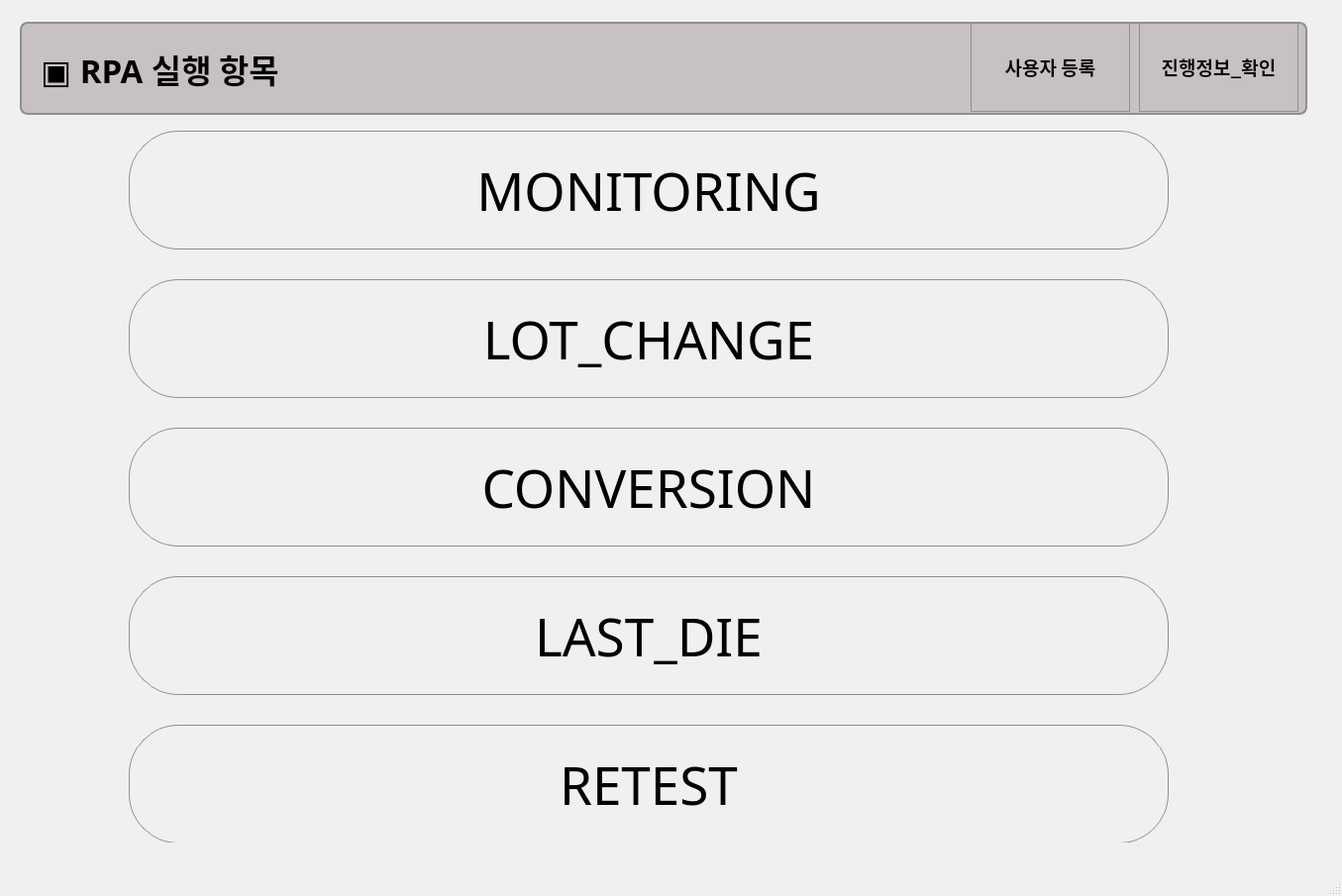
<?xml version="1.0" encoding="UTF-8"?>
<ui version="4.0">
 <class>TOTAL</class>
 <widget class="QMainWindow" name="TOTAL">
  <property name="geometry">
   <rect>
    <x>0</x>
    <y>0</y>
    <width>1355</width>
    <height>905</height>
   </rect>
  </property>
  <property name="windowTitle">
   <string>MainWindow</string>
  </property>
  <widget class="QWidget" name="centralwidget">
   <widget class="QTabWidget" name="tabWidget">
    <property name="geometry">
     <rect>
      <x>10</x>
      <y>-40</y>
      <width>1341</width>
      <height>891</height>
     </rect>
    </property>
    <property name="styleSheet">
     <string notr="true">QTabWidget::pane {
    background-color: #F0F0F0;
    border: none;
}

QTabBar::tab {
    background-color: #E0E0E0;
    padding: 8px;
    border: 1px solid #D0D0D0;
    border-bottom: none;
    border-top-left-radius: 4px;
    border-top-right-radius: 4px;
}

QTabBar::tab:selected {
    background-color: #F0F0F0;
    border-bottom: 1px solid #F0F0F0;
}

QTabBar::tab:hover {
    background-color: #F8F8F8;
}
</string>
    </property>
    <property name="currentIndex">
     <number>0</number>
    </property>
    <widget class="QWidget" name="Main_tab">
     <attribute name="title">
      <string>Main</string>
     </attribute>
     <widget class="QLabel" name="label_3">
      <property name="geometry">
       <rect>
        <x>10</x>
        <y>30</y>
        <width>1300</width>
        <height>94</height>
       </rect>
      </property>
      <property name="font">
       <font>
        <family>굴림</family>
        <pointsize>25</pointsize>
        <weight>75</weight>
        <italic>false</italic>
        <bold>true</bold>
       </font>
      </property>
      <property name="styleSheet">
       <string notr="true">QWidget {
    /* 배경색 설정 */
    background-color: #c7c1c1;

    /* 테두리 설정 */
    border: 2px solid #8f8f91;
    border-radius: 8px; /* 둥근 모서리 */

    /* 내부 여백 설정 */
    padding: 10px;

    /* 텍스트 기본 설정 */
    font: bold 25pt &quot;굴림&quot;; /* 폰트 설정 및 bold 적용 */
    color: #000000; /* 텍스트 색상 */

    /* 최소 및 최대 높이 설정 */
    min-height: 70px;
    max-height: 70px;
}
</string>
      </property>
      <property name="text">
       <string>▣ RPA 실행 항목</string>
      </property>
     </widget>
     <widget class="QPushButton" name="PUSH_MONITORING">
      <property name="geometry">
       <rect>
        <x>1140</x>
        <y>30</y>
        <width>161</width>
        <height>91</height>
       </rect>
      </property>
      <property name="font">
       <font>
        <family>굴림</family>
        <pointsize>14</pointsize>
        <weight>75</weight>
        <bold>true</bold>
       </font>
      </property>
      <property name="styleSheet">
       <string notr="true">QPushButton {
    background-color: qlineargradient(x1:0, y1:0, x2:0, y2:1, 
        stop:0 #7ee137, stop:1 #dadbde);
    border: 1px solid #8f8f91;
    border-radius: 50px;
    padding: 5px;
    min-width: 80px;
    min-height: 30px;
    box-shadow: 0 3px 0 rgba(0,0,0,0.1);
}

QPushButton:hover {
    background-color: qlineargradient(x1:0, y1:0, x2:0, y2:1, 
        stop:0 #dadbde, stop:1 #f6f7fa);
}

QPushButton:pressed {
    background-color: qlineargradient(x1:0, y1:0, x2:0, y2:1, 
        stop:0 #d7d8db, stop:1 #f6f7fa);
    border: 1px solid #3a3939;
    box-shadow: 0 1px 0 rgba(0,0,0,0.1);
    transform: translateY(2px);
}
</string>
      </property>
      <property name="text">
       <string>진행정보_확인</string>
      </property>
     </widget>
     <widget class="QPushButton" name="PUSH_RETEST">
      <property name="geometry">
       <rect>
        <x>120</x>
        <y>740</y>
        <width>1050</width>
        <height>120</height>
       </rect>
      </property>
      <property name="font">
       <font>
        <family>굴림</family>
        <pointsize>40</pointsize>
       </font>
      </property>
      <property name="styleSheet">
       <string notr="true">QPushButton {
    background-color: qlineargradient(x1:0, y1:0, x2:0, y2:1, 
        stop:0 #7ee137, stop:1 #dadbde);
    border: 1px solid #8f8f91;
    border-radius: 50px;
    padding: 5px;
    min-width: 80px;
    min-height: 30px;
    box-shadow: 0 3px 0 rgba(0,0,0,0.1);
}

QPushButton:hover {
    background-color: qlineargradient(x1:0, y1:0, x2:0, y2:1, 
        stop:0 #dadbde, stop:1 #f6f7fa);
}

QPushButton:pressed {
    background-color: qlineargradient(x1:0, y1:0, x2:0, y2:1, 
        stop:0 #d7d8db, stop:1 #f6f7fa);
    border: 1px solid #3a3939;
    box-shadow: 0 1px 0 rgba(0,0,0,0.1);
    transform: translateY(2px);
}
</string>
      </property>
      <property name="text">
       <string>RETEST</string>
      </property>
     </widget>
     <widget class="QPushButton" name="PUSH_LAST_DIE">
      <property name="geometry">
       <rect>
        <x>120</x>
        <y>590</y>
        <width>1050</width>
        <height>120</height>
       </rect>
      </property>
      <property name="font">
       <font>
        <family>굴림</family>
        <pointsize>40</pointsize>
       </font>
      </property>
      <property name="styleSheet">
       <string notr="true">QPushButton {
    background-color: qlineargradient(x1:0, y1:0, x2:0, y2:1, 
        stop:0 #7ee137, stop:1 #dadbde);
    border: 1px solid #8f8f91;
    border-radius: 50px;
    padding: 5px;
    min-width: 80px;
    min-height: 30px;
    box-shadow: 0 3px 0 rgba(0,0,0,0.1);
}

QPushButton:hover {
    background-color: qlineargradient(x1:0, y1:0, x2:0, y2:1, 
        stop:0 #dadbde, stop:1 #f6f7fa);
}

QPushButton:pressed {
    background-color: qlineargradient(x1:0, y1:0, x2:0, y2:1, 
        stop:0 #d7d8db, stop:1 #f6f7fa);
    border: 1px solid #3a3939;
    box-shadow: 0 1px 0 rgba(0,0,0,0.1);
    transform: translateY(2px);
}
</string>
      </property>
      <property name="text">
       <string>LAST_DIE</string>
      </property>
     </widget>
     <widget class="QPushButton" name="PUSH_LOT_CHANGE">
      <property name="geometry">
       <rect>
        <x>120</x>
        <y>290</y>
        <width>1050</width>
        <height>120</height>
       </rect>
      </property>
      <property name="font">
       <font>
        <family>굴림</family>
        <pointsize>40</pointsize>
       </font>
      </property>
      <property name="styleSheet">
       <string notr="true">QPushButton {
    background-color: qlineargradient(x1:0, y1:0, x2:0, y2:1, 
        stop:0 #7ee137, stop:1 #dadbde);
    border: 1px solid #8f8f91;
    border-radius: 50px;
    padding: 5px;
    min-width: 80px;
    min-height: 30px;
    box-shadow: 0 3px 0 rgba(0,0,0,0.1);
}

QPushButton:hover {
    background-color: qlineargradient(x1:0, y1:0, x2:0, y2:1, 
        stop:0 #dadbde, stop:1 #f6f7fa);
}

QPushButton:pressed {
    background-color: qlineargradient(x1:0, y1:0, x2:0, y2:1, 
        stop:0 #d7d8db, stop:1 #f6f7fa);
    border: 1px solid #3a3939;
    box-shadow: 0 1px 0 rgba(0,0,0,0.1);
    transform: translateY(2px);
}
</string>
      </property>
      <property name="text">
       <string>LOT_CHANGE</string>
      </property>
     </widget>
     <widget class="QPushButton" name="PUSH_MONITORING_DATA">
      <property name="geometry">
       <rect>
        <x>120</x>
        <y>140</y>
        <width>1050</width>
        <height>120</height>
       </rect>
      </property>
      <property name="font">
       <font>
        <family>굴림</family>
        <pointsize>40</pointsize>
       </font>
      </property>
      <property name="styleSheet">
       <string notr="true">QPushButton {
    background-color: qlineargradient(x1:0, y1:0, x2:0, y2:1, 
        stop:0 #7ee137, stop:1 #dadbde);
    border: 1px solid #8f8f91;
    border-radius: 50px;
    padding: 5px;
    min-width: 80px;
    min-height: 30px;
    box-shadow: 0 3px 0 rgba(0,0,0,0.1);
}

QPushButton:hover {
    background-color: qlineargradient(x1:0, y1:0, x2:0, y2:1, 
        stop:0 #dadbde, stop:1 #f6f7fa);
}

QPushButton:pressed {
    background-color: qlineargradient(x1:0, y1:0, x2:0, y2:1, 
        stop:0 #d7d8db, stop:1 #f6f7fa);
    border: 1px solid #3a3939;
    box-shadow: 0 1px 0 rgba(0,0,0,0.1);
    transform: translateY(2px);
}
</string>
      </property>
      <property name="text">
       <string>MONITORING</string>
      </property>
     </widget>
     <widget class="QPushButton" name="PUSH_CONVERSION">
      <property name="geometry">
       <rect>
        <x>120</x>
        <y>440</y>
        <width>1050</width>
        <height>120</height>
       </rect>
      </property>
      <property name="font">
       <font>
        <family>굴림</family>
        <pointsize>40</pointsize>
       </font>
      </property>
      <property name="styleSheet">
       <string notr="true">QPushButton {
    background-color: qlineargradient(x1:0, y1:0, x2:0, y2:1, 
        stop:0 #7ee137, stop:1 #dadbde);
    border: 1px solid #8f8f91;
    border-radius: 50px;
    padding: 5px;
    min-width: 80px;
    min-height: 30px;
    box-shadow: 0 3px 0 rgba(0,0,0,0.1);
}

QPushButton:hover {
    background-color: qlineargradient(x1:0, y1:0, x2:0, y2:1, 
        stop:0 #dadbde, stop:1 #f6f7fa);
}

QPushButton:pressed {
    background-color: qlineargradient(x1:0, y1:0, x2:0, y2:1, 
        stop:0 #d7d8db, stop:1 #f6f7fa);
    border: 1px solid #3a3939;
    box-shadow: 0 1px 0 rgba(0,0,0,0.1);
    transform: translateY(2px);
}
</string>
      </property>
      <property name="text">
       <string>CONVERSION</string>
      </property>
     </widget>
     <widget class="QPushButton" name="PUSH_USER_INFO">
      <property name="geometry">
       <rect>
        <x>970</x>
        <y>30</y>
        <width>161</width>
        <height>91</height>
       </rect>
      </property>
      <property name="font">
       <font>
        <family>굴림</family>
        <pointsize>14</pointsize>
        <weight>75</weight>
        <bold>true</bold>
       </font>
      </property>
      <property name="styleSheet">
       <string notr="true">QPushButton {
    background-color: qlineargradient(x1:0, y1:0, x2:0, y2:1, 
        stop:0 #7ee137, stop:1 #dadbde);
    border: 1px solid #8f8f91;
    border-radius: 50px;
    padding: 5px;
    min-width: 80px;
    min-height: 30px;
    box-shadow: 0 3px 0 rgba(0,0,0,0.1);
}

QPushButton:hover {
    background-color: qlineargradient(x1:0, y1:0, x2:0, y2:1, 
        stop:0 #dadbde, stop:1 #f6f7fa);
}

QPushButton:pressed {
    background-color: qlineargradient(x1:0, y1:0, x2:0, y2:1, 
        stop:0 #d7d8db, stop:1 #f6f7fa);
    border: 1px solid #3a3939;
    box-shadow: 0 1px 0 rgba(0,0,0,0.1);
    transform: translateY(2px);
}
</string>
      </property>
      <property name="text">
       <string>사용자 등록</string>
      </property>
     </widget>
    </widget>
    <widget class="QWidget" name="Reference_tab">
     <attribute name="title">
      <string>Reference</string>
     </attribute>
     <widget class="QWidget" name="gridLayoutWidget">
      <property name="geometry">
       <rect>
        <x>30</x>
        <y>60</y>
        <width>1291</width>
        <height>761</height>
       </rect>
      </property>
      <layout class="QGridLayout" name="gridLayout_2">
       <item row="1" column="1">
        <widget class="QTableView" name="PC_TABLE">
         <property name="styleSheet">
          <string notr="true">QTableView {
    background-color: qlineargradient(x1:0, y1:0, x2:0, y2:1,
        stop:0 #f0f0f0, stop:1 #d0d0d0);
    border: 2px solid #a0a0a0;
    border-radius: 10px;
    selection-background-color: qlineargradient(x1:0, y1:0, x2:0, y2:1,
        stop:0 #4a90d9, stop:1 #3570b0);
    font: 75 8pt &quot;맑은 고딕&quot;;
}

QHeaderView::section {
    background-color: qlineargradient(x1:0, y1:0, x2:0, y2:1,
        stop:0 #5c5c5c, stop:1 #353535);
    color: white;
    padding: 5px;
    border: 1px solid #2c2c2c;
    border-radius: 5px;
}

QTableView::item:selected {
    background-color: qlineargradient(x1:0, y1:0, x2:0, y2:1,
        stop:0 #4a90d9, stop:1 #3570b0);
    color: white;
}
</string>
         </property>
        </widget>
       </item>
       <item row="1" column="2">
        <widget class="QTableView" name="PIB_TABLE">
         <property name="styleSheet">
          <string notr="true">QTableView {
    background-color: qlineargradient(x1:0, y1:0, x2:0, y2:1,
        stop:0 #f0f0f0, stop:1 #d0d0d0);
    border: 2px solid #a0a0a0;
    border-radius: 10px;
    selection-background-color: qlineargradient(x1:0, y1:0, x2:0, y2:1,
        stop:0 #4a90d9, stop:1 #3570b0);
    font: 75 8pt &quot;맑은 고딕&quot;;
}

QHeaderView::section {
    background-color: qlineargradient(x1:0, y1:0, x2:0, y2:1,
        stop:0 #5c5c5c, stop:1 #353535);
    color: white;
    padding: 5px;
    border: 1px solid #2c2c2c;
    border-radius: 5px;
}

QTableView::item:selected {
    background-color: qlineargradient(x1:0, y1:0, x2:0, y2:1,
        stop:0 #4a90d9, stop:1 #3570b0);
    color: white;
}
</string>
         </property>
        </widget>
       </item>
       <item row="0" column="0">
        <widget class="QLabel" name="label_2">
         <property name="font">
          <font>
           <family>굴림</family>
           <pointsize>20</pointsize>
           <weight>75</weight>
           <italic>false</italic>
           <bold>true</bold>
          </font>
         </property>
         <property name="styleSheet">
          <string notr="true">QWidget {
    /* 배경색 설정 */
    background-color: #c7c1c1;

    /* 테두리 설정 */
    border: 2px solid #8f8f91;
    border-radius: 8px; /* 둥근 모서리 */

    /* 내부 여백 설정 */
    padding: 10px;

    /* 텍스트 기본 설정 */
    font: bold 20pt &quot;굴림&quot;; /* 폰트 설정 및 bold 적용 */
    color: #000000; /* 텍스트 색상 */

    /* 최소 및 최대 높이 설정 */
    min-height: 20px;
    max-height: 20px;
}
</string>
         </property>
         <property name="text">
          <string>LOT</string>
         </property>
         <property name="alignment">
          <set>Qt::AlignCenter</set>
         </property>
        </widget>
       </item>
       <item row="2" column="2">
        <widget class="QPushButton" name="INSERT_BUTTON_1">
         <property name="styleSheet">
          <string notr="true">QPushButton {
    /* 위에서 아래로 그라데이션 배경 설정 */
    background-color: qlineargradient(x1:0, y1:0, x2:0, y2:1, 
                                      stop:0 #f6f7fa, stop:1 #dadbde);

    /* 버튼 테두리 설정 */
    border: 1px solid #8f8f91;

    /* 모서리를 둥글게 만듦 */
    border-radius: 3px;

    /* 버튼 내부 여백 */
    padding: 5px;

    /* 최소 크기 설정 */
    min-width: 30px;
    min-height: 30px;
}

QPushButton:hover {
    /* 호버 시 배경색 변경 */
    background-color: qlineargradient(x1:0, y1:0, x2:0, y2:1, 
                                      stop:0 #dadbde, stop:1 #7ee137);
}

QPushButton:pressed {
    /* 눌렀을 때 배경색 변경 */
    background-color: qlineargradient(x1:0, y1:0, x2:0, y2:1, 
                                      stop:0 #d7d8db, stop:1 #7ee137);

    /* 테두리 색상 변경 */
    border: 1px solid #3a3939;
}
</string>
         </property>
         <property name="text">
          <string>DATA 입력</string>
         </property>
        </widget>
       </item>
       <item row="3" column="2">
        <widget class="QPushButton" name="CLOSE_BUTTON_1">
         <property name="styleSheet">
          <string notr="true">QPushButton {
    /* 위에서 아래로 그라데이션 배경 설정 */
    background-color: qlineargradient(x1:0, y1:0, x2:0, y2:1, 
                                      stop:0 #f6f7fa, stop:1 #dadbde);

    /* 버튼 테두리 설정 */
    border: 1px solid #8f8f91;

    /* 모서리를 둥글게 만듦 */
    border-radius: 3px;

    /* 버튼 내부 여백 */
    padding: 5px;

    /* 최소 크기 설정 */
    min-width: 30px;
    min-height: 30px;
}

QPushButton:hover {
    /* 호버 시 배경색 변경 */
    background-color: qlineargradient(x1:0, y1:0, x2:0, y2:1, 
                                      stop:0 #dadbde, stop:1 #ca0c06);
}

QPushButton:pressed {
    /* 눌렀을 때 배경색 변경 */
    background-color: qlineargradient(x1:0, y1:0, x2:0, y2:1, 
                                      stop:0 #d7d8db, stop:1 #ca0c06);

    /* 테두리 색상 변경 */
    border: 1px solid #3a3939;
}
</string>
         </property>
         <property name="text">
          <string>CLOSE</string>
         </property>
        </widget>
       </item>
       <item row="1" column="0">
        <widget class="QTableView" name="LOT_TABLE">
         <property name="styleSheet">
          <string notr="true">QTableView {
    background-color: qlineargradient(x1:0, y1:0, x2:0, y2:1,
        stop:0 #f0f0f0, stop:1 #d0d0d0);
    border: 2px solid #a0a0a0;
    border-radius: 10px;
    selection-background-color: qlineargradient(x1:0, y1:0, x2:0, y2:1,
        stop:0 #4a90d9, stop:1 #3570b0);
    font: 75 8pt &quot;맑은 고딕&quot;;
}

QHeaderView::section {
    background-color: qlineargradient(x1:0, y1:0, x2:0, y2:1,
        stop:0 #5c5c5c, stop:1 #353535);
    color: white;
    padding: 5px;
    border: 1px solid #2c2c2c;
    border-radius: 5px;
}

QTableView::item:selected {
    background-color: qlineargradient(x1:0, y1:0, x2:0, y2:1,
        stop:0 #4a90d9, stop:1 #3570b0);
    color: white;
}
</string>
         </property>
        </widget>
       </item>
       <item row="0" column="1">
        <widget class="QLabel" name="label_4">
         <property name="font">
          <font>
           <family>굴림</family>
           <pointsize>20</pointsize>
           <weight>75</weight>
           <italic>false</italic>
           <bold>true</bold>
          </font>
         </property>
         <property name="styleSheet">
          <string notr="true">QWidget {
    /* 배경색 설정 */
    background-color: #c7c1c1;

    /* 테두리 설정 */
    border: 2px solid #8f8f91;
    border-radius: 8px; /* 둥근 모서리 */

    /* 내부 여백 설정 */
    padding: 10px;

    /* 텍스트 기본 설정 */
    font: bold 20pt &quot;굴림&quot;; /* 폰트 설정 및 bold 적용 */
    color: #000000; /* 텍스트 색상 */

    /* 최소 및 최대 높이 설정 */
    min-height: 20px;
    max-height: 20px;
}
</string>
         </property>
         <property name="text">
          <string>PROBE CARD</string>
         </property>
         <property name="alignment">
          <set>Qt::AlignCenter</set>
         </property>
        </widget>
       </item>
       <item row="0" column="2">
        <widget class="QLabel" name="label_5">
         <property name="font">
          <font>
           <family>굴림</family>
           <pointsize>20</pointsize>
           <weight>75</weight>
           <italic>false</italic>
           <bold>true</bold>
          </font>
         </property>
         <property name="styleSheet">
          <string notr="true">QWidget {
    /* 배경색 설정 */
    background-color: #c7c1c1;

    /* 테두리 설정 */
    border: 2px solid #8f8f91;
    border-radius: 8px; /* 둥근 모서리 */

    /* 내부 여백 설정 */
    padding: 10px;

    /* 텍스트 기본 설정 */
    font: bold 20pt &quot;굴림&quot;; /* 폰트 설정 및 bold 적용 */
    color: #000000; /* 텍스트 색상 */

    /* 최소 및 최대 높이 설정 */
    min-height: 20px;
    max-height: 20px;
}
</string>
         </property>
         <property name="text">
          <string>PIB</string>
         </property>
         <property name="alignment">
          <set>Qt::AlignCenter</set>
         </property>
        </widget>
       </item>
      </layout>
     </widget>
    </widget>
    <widget class="QWidget" name="Monitor_tab">
     <attribute name="title">
      <string>Monitor</string>
     </attribute>
     <widget class="QTextBrowser" name="textBrowser">
      <property name="geometry">
       <rect>
        <x>260</x>
        <y>180</y>
        <width>671</width>
        <height>74</height>
       </rect>
      </property>
      <property name="styleSheet">
       <string notr="true">QWidget {
    /* 배경색 설정 */
    background-color: #bdeaf4;

    /* 테두리 설정 */
    border: 2px solid #8f8f91;
    border-radius: 8px; /* 둥근 모서리 */

    /* 내부 여백 설정 */
    padding: 10px;

    /* 텍스트 기본 설정 */
    font: bold 20pt &quot;굴림&quot;; /* 폰트 설정 및 bold 적용 */
    color: #000000; /* 텍스트 색상 */

    /* 최소 및 최대 높이 설정 */
    min-height: 50px;
    max-height: 50px;
}
</string>
      </property>
     </widget>
     <widget class="QTextBrowser" name="textBrowser_2">
      <property name="geometry">
       <rect>
        <x>260</x>
        <y>270</y>
        <width>671</width>
        <height>74</height>
       </rect>
      </property>
      <property name="styleSheet">
       <string notr="true">QWidget {
    /* 배경색 설정 */
    background-color: #bdeaf4;

    /* 테두리 설정 */
    border: 2px solid #8f8f91;
    border-radius: 8px; /* 둥근 모서리 */

    /* 내부 여백 설정 */
    padding: 10px;

    /* 텍스트 기본 설정 */
    font: bold 20pt &quot;굴림&quot;; /* 폰트 설정 및 bold 적용 */
    color: #000000; /* 텍스트 색상 */

    /* 최소 및 최대 높이 설정 */
    min-height: 50px;
    max-height: 50px;
}
</string>
      </property>
     </widget>
     <widget class="QTextBrowser" name="textBrowser_3">
      <property name="geometry">
       <rect>
        <x>260</x>
        <y>360</y>
        <width>671</width>
        <height>74</height>
       </rect>
      </property>
      <property name="styleSheet">
       <string notr="true">QWidget {
    /* 배경색 설정 */
    background-color: #bdeaf4;

    /* 테두리 설정 */
    border: 2px solid #8f8f91;
    border-radius: 8px; /* 둥근 모서리 */

    /* 내부 여백 설정 */
    padding: 10px;

    /* 텍스트 기본 설정 */
    font: bold 20pt &quot;굴림&quot;; /* 폰트 설정 및 bold 적용 */
    color: #000000; /* 텍스트 색상 */

    /* 최소 및 최대 높이 설정 */
    min-height: 50px;
    max-height: 50px;
}
</string>
      </property>
     </widget>
     <widget class="QTextBrowser" name="textBrowser_4">
      <property name="geometry">
       <rect>
        <x>260</x>
        <y>450</y>
        <width>671</width>
        <height>74</height>
       </rect>
      </property>
      <property name="styleSheet">
       <string notr="true">QWidget {
    /* 배경색 설정 */
    background-color: #bdeaf4;

    /* 테두리 설정 */
    border: 2px solid #8f8f91;
    border-radius: 8px; /* 둥근 모서리 */

    /* 내부 여백 설정 */
    padding: 10px;

    /* 텍스트 기본 설정 */
    font: bold 20pt &quot;굴림&quot;; /* 폰트 설정 및 bold 적용 */
    color: #000000; /* 텍스트 색상 */

    /* 최소 및 최대 높이 설정 */
    min-height: 50px;
    max-height: 50px;
}
</string>
      </property>
     </widget>
     <widget class="QTextBrowser" name="textBrowser_5">
      <property name="geometry">
       <rect>
        <x>260</x>
        <y>540</y>
        <width>671</width>
        <height>74</height>
       </rect>
      </property>
      <property name="styleSheet">
       <string notr="true">QWidget {
    /* 배경색 설정 */
    background-color: #bdeaf4;

    /* 테두리 설정 */
    border: 2px solid #8f8f91;
    border-radius: 8px; /* 둥근 모서리 */

    /* 내부 여백 설정 */
    padding: 10px;

    /* 텍스트 기본 설정 */
    font: bold 20pt &quot;굴림&quot;; /* 폰트 설정 및 bold 적용 */
    color: #000000; /* 텍스트 색상 */

    /* 최소 및 최대 높이 설정 */
    min-height: 50px;
    max-height: 50px;
}
</string>
      </property>
     </widget>
     <widget class="QTextBrowser" name="textBrowser_6">
      <property name="geometry">
       <rect>
        <x>260</x>
        <y>630</y>
        <width>671</width>
        <height>74</height>
       </rect>
      </property>
      <property name="styleSheet">
       <string notr="true">QWidget {
    /* 배경색 설정 */
    background-color: #bdeaf4;

    /* 테두리 설정 */
    border: 2px solid #8f8f91;
    border-radius: 8px; /* 둥근 모서리 */

    /* 내부 여백 설정 */
    padding: 10px;

    /* 텍스트 기본 설정 */
    font: bold 20pt &quot;굴림&quot;; /* 폰트 설정 및 bold 적용 */
    color: #000000; /* 텍스트 색상 */

    /* 최소 및 최대 높이 설정 */
    min-height: 50px;
    max-height: 50px;
}
</string>
      </property>
     </widget>
     <widget class="QTextBrowser" name="textBrowser_7">
      <property name="geometry">
       <rect>
        <x>260</x>
        <y>720</y>
        <width>671</width>
        <height>74</height>
       </rect>
      </property>
      <property name="styleSheet">
       <string notr="true">QWidget {
    /* 배경색 설정 */
    background-color: #bdeaf4;

    /* 테두리 설정 */
    border: 2px solid #8f8f91;
    border-radius: 8px; /* 둥근 모서리 */

    /* 내부 여백 설정 */
    padding: 10px;

    /* 텍스트 기본 설정 */
    font: bold 20pt &quot;굴림&quot;; /* 폰트 설정 및 bold 적용 */
    color: #000000; /* 텍스트 색상 */

    /* 최소 및 최대 높이 설정 */
    min-height: 50px;
    max-height: 50px;
}
</string>
      </property>
     </widget>
     <widget class="QPushButton" name="PUSH_HOME">
      <property name="geometry">
       <rect>
        <x>970</x>
        <y>170</y>
        <width>301</width>
        <height>81</height>
       </rect>
      </property>
      <property name="font">
       <font>
        <family>굴림</family>
        <pointsize>20</pointsize>
        <weight>75</weight>
        <bold>true</bold>
       </font>
      </property>
      <property name="styleSheet">
       <string notr="true">QPushButton {
    /* 위에서 아래로 그라데이션 배경 설정 */
    background-color: qlineargradient(x1:0, y1:0, x2:0, y2:1, 
                                      stop:0 #f5af46, stop:1 #dadbde);

    /* 버튼 테두리 설정 */
    border: 1px solid #8f8f91;

    /* 모서리를 둥글게 만듦 */
    border-radius: 6px;

    /* 버튼 내부 여백 */
    padding: 5px;

    /* 최소 크기 설정 */
    min-width: 80px;
    min-height: 30px;

    /* 그림자 효과 추가 */
    box-shadow: 0px 3px 5px rgba(0, 0, 0, 0.2);
}

QPushButton:hover {
    /* 호버 시 배경색 변경 */
    background-color: qlineargradient(x1:0, y1:0, x2:0, y2:1, 
                                      stop:0 #dadbde, stop:1 #f6f7fa);
}

QPushButton:pressed {
    /* 눌렀을 때 배경색 변경 */
    background-color: qlineargradient(x1:0, y1:0, x2:0, y2:1, 
                                      stop:0 #d7d8db, stop:1 #f6f7fa);

    /* 테두리 색상 변경 */
    border: 1px solid #3a3939;
}
</string>
      </property>
      <property name="text">
       <string>HOME</string>
      </property>
     </widget>
     <widget class="QPushButton" name="PUSH_CLEAR">
      <property name="geometry">
       <rect>
        <x>970</x>
        <y>270</y>
        <width>301</width>
        <height>81</height>
       </rect>
      </property>
      <property name="font">
       <font>
        <family>굴림</family>
        <pointsize>20</pointsize>
        <weight>75</weight>
        <bold>true</bold>
       </font>
      </property>
      <property name="styleSheet">
       <string notr="true">QPushButton {
    /* 위에서 아래로 그라데이션 배경 설정 */
    background-color: qlineargradient(x1:0, y1:0, x2:0, y2:1, 
                                      stop:0 #f5af46, stop:1 #dadbde);

    /* 버튼 테두리 설정 */
    border: 1px solid #8f8f91;

    /* 모서리를 둥글게 만듦 */
    border-radius: 6px;

    /* 버튼 내부 여백 */
    padding: 5px;

    /* 최소 크기 설정 */
    min-width: 80px;
    min-height: 30px;

    /* 그림자 효과 추가 */
    box-shadow: 0px 3px 5px rgba(0, 0, 0, 0.2);
}

QPushButton:hover {
    /* 호버 시 배경색 변경 */
    background-color: qlineargradient(x1:0, y1:0, x2:0, y2:1, 
                                      stop:0 #dadbde, stop:1 #f6f7fa);
}

QPushButton:pressed {
    /* 눌렀을 때 배경색 변경 */
    background-color: qlineargradient(x1:0, y1:0, x2:0, y2:1, 
                                      stop:0 #d7d8db, stop:1 #f6f7fa);

    /* 테두리 색상 변경 */
    border: 1px solid #3a3939;
}
</string>
      </property>
      <property name="text">
       <string>CLEAR</string>
      </property>
     </widget>
     <widget class="QPushButton" name="pushButton_2">
      <property name="geometry">
       <rect>
        <x>970</x>
        <y>370</y>
        <width>301</width>
        <height>81</height>
       </rect>
      </property>
      <property name="font">
       <font>
        <family>굴림</family>
        <pointsize>20</pointsize>
        <weight>75</weight>
        <bold>true</bold>
       </font>
      </property>
      <property name="styleSheet">
       <string notr="true">QPushButton {
    /* 위에서 아래로 그라데이션 배경 설정 */
    background-color: qlineargradient(x1:0, y1:0, x2:0, y2:1, 
                                      stop:0 #ca0c06, stop:1 #dadbde);

    /* 버튼 테두리 설정 */
    border: 1px solid #8f8f91;

    /* 모서리를 둥글게 만듦 (6픽셀 반경) */
    border-radius: 6px;

    /* 버튼 내부 여백 */
    padding: 5px;

    /* 최소 크기 설정 */
    min-width: 50px;
    min-height: 20px;
}

QPushButton:hover {
    /* 호버 시 배경색 변경 */
    background-color: qlineargradient(x1:0, y1:0, x2:0, y2:1, 
                                      stop:0 #f6f7fa, stop:1 #f6f7fa);
}

QPushButton:pressed {
    /* 눌렀을 때 배경색 변경 */
    background-color: qlineargradient(x1:0, y1:0, x2:0, y2:1, 
                                      stop:0 #d7d8db, stop:1 #f6f7fa);

    /* 테두리 색상 변경 */
    border: 1px solid #3a3939;
}
</string>
      </property>
      <property name="text">
       <string>CLOSE</string>
      </property>
     </widget>
     <widget class="QLineEdit" name="EQP_ID">
      <property name="geometry">
       <rect>
        <x>60</x>
        <y>70</y>
        <width>641</width>
        <height>91</height>
       </rect>
      </property>
      <property name="font">
       <font>
        <family>굴림</family>
        <pointsize>45</pointsize>
        <weight>75</weight>
        <italic>false</italic>
        <bold>true</bold>
       </font>
      </property>
      <property name="styleSheet">
       <string notr="true">QWidget {
    /* 배경색 설정 */
    background-color: #c7c1c1;

    /* 테두리 설정 */
    border: 2px solid #8f8f91;
    border-radius: 8px; /* 둥근 모서리 */

    /* 내부 여백 설정 */
    padding: 10px;

    /* 텍스트 기본 설정 */
    font: bold 45pt &quot;굴림&quot;; /* 폰트 설정 및 bold 적용 */
    color: #000000; /* 텍스트 색상 */

    /* 최소 및 최대 높이 설정 */
    min-height: 50px;
    max-height: 70px;
}
</string>
      </property>
      <property name="alignment">
       <set>Qt::AlignCenter</set>
      </property>
     </widget>
     <widget class="QTextBrowser" name="textBrowser_8">
      <property name="geometry">
       <rect>
        <x>20</x>
        <y>190</y>
        <width>241</width>
        <height>71</height>
       </rect>
      </property>
      <property name="styleSheet">
       <string notr="true">QTextBrowser {
    background-color: transparent;
    border: none;
}
</string>
      </property>
      <property name="html">
       <string>&lt;!DOCTYPE HTML PUBLIC &quot;-//W3C//DTD HTML 4.0//EN&quot; &quot;http://www.w3.org/TR/REC-html40/strict.dtd&quot;&gt;
&lt;html&gt;&lt;head&gt;&lt;meta name=&quot;qrichtext&quot; content=&quot;1&quot; /&gt;&lt;style type=&quot;text/css&quot;&gt;
p, li { white-space: pre-wrap; }
&lt;/style&gt;&lt;/head&gt;&lt;body style=&quot; font-family:'Gulim'; font-size:9pt; font-weight:400; font-style:normal;&quot;&gt;
&lt;p align=&quot;center&quot; style=&quot; margin-top:0px; margin-bottom:0px; margin-left:0px; margin-right:0px; -qt-block-indent:0; text-indent:0px;&quot;&gt;&lt;span style=&quot; font-size:28pt;&quot;&gt;DEVICE :&lt;/span&gt;&lt;/p&gt;&lt;/body&gt;&lt;/html&gt;</string>
      </property>
     </widget>
     <widget class="QTextBrowser" name="textBrowser_9">
      <property name="geometry">
       <rect>
        <x>20</x>
        <y>280</y>
        <width>241</width>
        <height>71</height>
       </rect>
      </property>
      <property name="styleSheet">
       <string notr="true">QTextBrowser {
    background-color: transparent;
    border: none;
}
</string>
      </property>
      <property name="html">
       <string>&lt;!DOCTYPE HTML PUBLIC &quot;-//W3C//DTD HTML 4.0//EN&quot; &quot;http://www.w3.org/TR/REC-html40/strict.dtd&quot;&gt;
&lt;html&gt;&lt;head&gt;&lt;meta name=&quot;qrichtext&quot; content=&quot;1&quot; /&gt;&lt;style type=&quot;text/css&quot;&gt;
p, li { white-space: pre-wrap; }
&lt;/style&gt;&lt;/head&gt;&lt;body style=&quot; font-family:'Gulim'; font-size:9pt; font-weight:400; font-style:normal;&quot;&gt;
&lt;p align=&quot;center&quot; style=&quot; margin-top:0px; margin-bottom:0px; margin-left:0px; margin-right:0px; -qt-block-indent:0; text-indent:0px;&quot;&gt;&lt;span style=&quot; font-size:28pt;&quot;&gt;LOT-ID :&lt;/span&gt;&lt;/p&gt;&lt;/body&gt;&lt;/html&gt;</string>
      </property>
     </widget>
     <widget class="QTextBrowser" name="textBrowser_10">
      <property name="geometry">
       <rect>
        <x>20</x>
        <y>370</y>
        <width>241</width>
        <height>71</height>
       </rect>
      </property>
      <property name="styleSheet">
       <string notr="true">QTextBrowser {
    background-color: transparent;
    border: none;
}
</string>
      </property>
      <property name="html">
       <string>&lt;!DOCTYPE HTML PUBLIC &quot;-//W3C//DTD HTML 4.0//EN&quot; &quot;http://www.w3.org/TR/REC-html40/strict.dtd&quot;&gt;
&lt;html&gt;&lt;head&gt;&lt;meta name=&quot;qrichtext&quot; content=&quot;1&quot; /&gt;&lt;style type=&quot;text/css&quot;&gt;
p, li { white-space: pre-wrap; }
&lt;/style&gt;&lt;/head&gt;&lt;body style=&quot; font-family:'Gulim'; font-size:9pt; font-weight:400; font-style:normal;&quot;&gt;
&lt;p align=&quot;center&quot; style=&quot; margin-top:0px; margin-bottom:0px; margin-left:0px; margin-right:0px; -qt-block-indent:0; text-indent:0px;&quot;&gt;&lt;span style=&quot; font-size:28pt;&quot;&gt;STEP-ID :&lt;/span&gt;&lt;/p&gt;&lt;/body&gt;&lt;/html&gt;</string>
      </property>
     </widget>
     <widget class="QTextBrowser" name="textBrowser_11">
      <property name="geometry">
       <rect>
        <x>20</x>
        <y>460</y>
        <width>241</width>
        <height>71</height>
       </rect>
      </property>
      <property name="styleSheet">
       <string notr="true">QTextBrowser {
    background-color: transparent;
    border: none;
}
</string>
      </property>
      <property name="html">
       <string>&lt;!DOCTYPE HTML PUBLIC &quot;-//W3C//DTD HTML 4.0//EN&quot; &quot;http://www.w3.org/TR/REC-html40/strict.dtd&quot;&gt;
&lt;html&gt;&lt;head&gt;&lt;meta name=&quot;qrichtext&quot; content=&quot;1&quot; /&gt;&lt;style type=&quot;text/css&quot;&gt;
p, li { white-space: pre-wrap; }
&lt;/style&gt;&lt;/head&gt;&lt;body style=&quot; font-family:'Gulim'; font-size:9pt; font-weight:400; font-style:normal;&quot;&gt;
&lt;p align=&quot;center&quot; style=&quot; margin-top:0px; margin-bottom:0px; margin-left:0px; margin-right:0px; -qt-block-indent:0; text-indent:0px;&quot;&gt;&lt;span style=&quot; font-size:28pt;&quot;&gt;PC-ID :&lt;/span&gt;&lt;/p&gt;&lt;/body&gt;&lt;/html&gt;</string>
      </property>
     </widget>
     <widget class="QTextBrowser" name="textBrowser_12">
      <property name="geometry">
       <rect>
        <x>20</x>
        <y>550</y>
        <width>241</width>
        <height>71</height>
       </rect>
      </property>
      <property name="styleSheet">
       <string notr="true">QTextBrowser {
    background-color: transparent;
    border: none;
}
</string>
      </property>
      <property name="html">
       <string>&lt;!DOCTYPE HTML PUBLIC &quot;-//W3C//DTD HTML 4.0//EN&quot; &quot;http://www.w3.org/TR/REC-html40/strict.dtd&quot;&gt;
&lt;html&gt;&lt;head&gt;&lt;meta name=&quot;qrichtext&quot; content=&quot;1&quot; /&gt;&lt;style type=&quot;text/css&quot;&gt;
p, li { white-space: pre-wrap; }
&lt;/style&gt;&lt;/head&gt;&lt;body style=&quot; font-family:'Gulim'; font-size:9pt; font-weight:400; font-style:normal;&quot;&gt;
&lt;p align=&quot;center&quot; style=&quot; margin-top:0px; margin-bottom:0px; margin-left:0px; margin-right:0px; -qt-block-indent:0; text-indent:0px;&quot;&gt;&lt;span style=&quot; font-size:28pt;&quot;&gt;PB-ID :&lt;/span&gt;&lt;/p&gt;&lt;/body&gt;&lt;/html&gt;</string>
      </property>
     </widget>
     <widget class="QTextBrowser" name="textBrowser_13">
      <property name="geometry">
       <rect>
        <x>20</x>
        <y>640</y>
        <width>241</width>
        <height>71</height>
       </rect>
      </property>
      <property name="styleSheet">
       <string notr="true">QTextBrowser {
    background-color: transparent;
    border: none;
}
</string>
      </property>
      <property name="html">
       <string>&lt;!DOCTYPE HTML PUBLIC &quot;-//W3C//DTD HTML 4.0//EN&quot; &quot;http://www.w3.org/TR/REC-html40/strict.dtd&quot;&gt;
&lt;html&gt;&lt;head&gt;&lt;meta name=&quot;qrichtext&quot; content=&quot;1&quot; /&gt;&lt;style type=&quot;text/css&quot;&gt;
p, li { white-space: pre-wrap; }
&lt;/style&gt;&lt;/head&gt;&lt;body style=&quot; font-family:'Gulim'; font-size:9pt; font-weight:400; font-style:normal;&quot;&gt;
&lt;p align=&quot;center&quot; style=&quot; margin-top:0px; margin-bottom:0px; margin-left:0px; margin-right:0px; -qt-block-indent:0; text-indent:0px;&quot;&gt;&lt;span style=&quot; font-size:28pt;&quot;&gt;USER-ID :&lt;/span&gt;&lt;/p&gt;&lt;/body&gt;&lt;/html&gt;</string>
      </property>
     </widget>
     <widget class="QTextBrowser" name="textBrowser_14">
      <property name="geometry">
       <rect>
        <x>20</x>
        <y>730</y>
        <width>241</width>
        <height>71</height>
       </rect>
      </property>
      <property name="styleSheet">
       <string notr="true">QTextBrowser {
    background-color: transparent;
    border: none;
}
</string>
      </property>
      <property name="html">
       <string>&lt;!DOCTYPE HTML PUBLIC &quot;-//W3C//DTD HTML 4.0//EN&quot; &quot;http://www.w3.org/TR/REC-html40/strict.dtd&quot;&gt;
&lt;html&gt;&lt;head&gt;&lt;meta name=&quot;qrichtext&quot; content=&quot;1&quot; /&gt;&lt;style type=&quot;text/css&quot;&gt;
p, li { white-space: pre-wrap; }
&lt;/style&gt;&lt;/head&gt;&lt;body style=&quot; font-family:'Gulim'; font-size:9pt; font-weight:400; font-style:normal;&quot;&gt;
&lt;p align=&quot;center&quot; style=&quot; margin-top:0px; margin-bottom:0px; margin-left:0px; margin-right:0px; -qt-block-indent:0; text-indent:0px;&quot;&gt;&lt;span style=&quot; font-size:28pt;&quot;&gt;COMMENT :&lt;/span&gt;&lt;/p&gt;&lt;/body&gt;&lt;/html&gt;</string>
      </property>
     </widget>
     <widget class="QPushButton" name="RPA_START_3">
      <property name="geometry">
       <rect>
        <x>970</x>
        <y>70</y>
        <width>301</width>
        <height>81</height>
       </rect>
      </property>
      <property name="font">
       <font>
        <family>굴림</family>
        <pointsize>20</pointsize>
        <weight>75</weight>
        <bold>true</bold>
       </font>
      </property>
      <property name="styleSheet">
       <string notr="true">QPushButton {
    /* 위에서 아래로 그라데이션 배경 설정 */
    background-color: qlineargradient(x1:0, y1:0, x2:0, y2:1, 
                                      stop:0 #7ee137, stop:1 #dadbde);

    /* 버튼 테두리 설정 */
    border: 1px solid #8f8f91;

    /* 모서리를 둥글게 만듦 */
    border-radius: 6px;

    /* 버튼 내부 여백 */
    padding: 5px;

    /* 최소 크기 설정 */
    min-width: 80px;
    min-height: 30px;
}

QPushButton:hover {
    /* 호버 시 배경색 변경 */
    background-color: qlineargradient(x1:0, y1:0, x2:0, y2:1, 
                                      stop:0 #dadbde, stop:1 #f6f7fa);
}

QPushButton:pressed {
    /* 눌렀을 때 배경색 변경 */
    background-color: qlineargradient(x1:0, y1:0, x2:0, y2:1, 
                                      stop:0 #d7d8db, stop:1 #f6f7fa);

    /* 테두리 색상 변경 */
    border: 1px solid #3a3939;
}
</string>
      </property>
      <property name="text">
       <string>RPA_START</string>
      </property>
     </widget>
     <widget class="QLineEdit" name="STATUS_ID">
      <property name="geometry">
       <rect>
        <x>710</x>
        <y>70</y>
        <width>221</width>
        <height>91</height>
       </rect>
      </property>
      <property name="font">
       <font>
        <family>굴림</family>
        <pointsize>20</pointsize>
        <weight>75</weight>
        <italic>false</italic>
        <bold>true</bold>
       </font>
      </property>
      <property name="styleSheet">
       <string notr="true">QWidget {
    /* 배경색 설정 */
    background-color: #c7c1c1;

    /* 테두리 설정 */
    border: 2px solid #8f8f91;
    border-radius: 8px; /* 둥근 모서리 */

    /* 내부 여백 설정 */
    padding: 10px;

    /* 텍스트 기본 설정 */
    font: bold 20pt &quot;굴림&quot;; /* 폰트 설정 및 bold 적용 */
    color: #000000; /* 텍스트 색상 */

    /* 최소 및 최대 높이 설정 */
    min-height: 50px;
    max-height: 70px;
}
</string>
      </property>
      <property name="alignment">
       <set>Qt::AlignCenter</set>
      </property>
     </widget>
    </widget>
   </widget>
  </widget>
  <widget class="QMenuBar" name="menubar">
   <property name="geometry">
    <rect>
     <x>0</x>
     <y>0</y>
     <width>1355</width>
     <height>21</height>
    </rect>
   </property>
  </widget>
  <widget class="QStatusBar" name="statusbar"/>
 </widget>
 <resources/>
 <connections/>
</ui>
